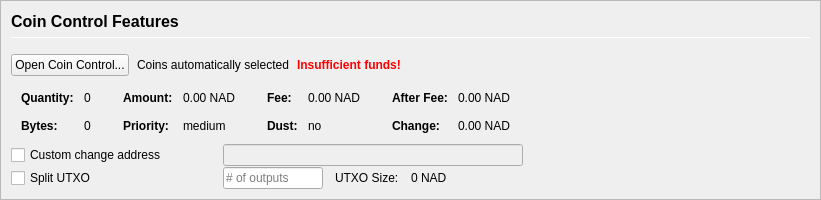
         <widget class="QFrame" name="frameCoinControl">
          <property name="sizePolicy">
           <sizepolicy hsizetype="Expanding" vsizetype="Expanding">
            <horstretch>0</horstretch>
            <verstretch>0</verstretch>
           </sizepolicy>
          </property>
          <property name="maximumSize">
           <size>
            <width>16777215</width>
            <height>16777215</height>
           </size>
          </property>
          <property name="frameShape">
           <enum>QFrame::StyledPanel</enum>
          </property>
          <property name="frameShadow">
           <enum>QFrame::Sunken</enum>
          </property>
          <layout class="QVBoxLayout" name="verticalLayoutCoinControl2">
           <property name="spacing">
            <number>0</number>
           </property>
           <property name="margin">
            <number>0</number>
           </property>
           <item>
            <widget class="QFrame" name="frameCoinControl_BG">
             <layout class="QVBoxLayout" name="verticalLayoutCoinControl" stretch="0,0,0,0,0,0">
              <property name="spacing">
               <number>1</number>
              </property>
              <property name="leftMargin">
               <number>10</number>
              </property>
              <property name="topMargin">
               <number>10</number>
              </property>
              <item>
               <layout class="QHBoxLayout" name="horizontalLayoutCoinControl1">
                <property name="bottomMargin">
                 <number>15</number>
                </property>
                <item>
                 <layout class="QVBoxLayout" name="verticalLayout_3">
                  <property name="spacing">
                   <number>6</number>
                  </property>
                  <item>
                   <widget class="QLabel" name="labelCoinControlFeatures">
                    <property name="sizePolicy">
                     <sizepolicy hsizetype="Preferred" vsizetype="Maximum">
                      <horstretch>0</horstretch>
                      <verstretch>0</verstretch>
                     </sizepolicy>
                    </property>
                    <property name="minimumSize">
                     <size>
                      <width>0</width>
                      <height>20</height>
                     </size>
                    </property>
                    <property name="font">
                     <font>
                      <pointsize>12</pointsize>
                      <weight>75</weight>
                      <bold>true</bold>
                     </font>
                    </property>
                    <property name="styleSheet">
                     <string notr="true">font-weight:bold;</string>
                    </property>
                    <property name="text">
                     <string>Coin Control Features</string>
                    </property>
                   </widget>
                  </item>
                  <item>
                   <widget class="Line" name="line">
                    <property name="minimumSize">
                     <size>
                      <width>0</width>
                      <height>1</height>
                     </size>
                    </property>
                    <property name="maximumSize">
                     <size>
                      <width>16777215</width>
                      <height>1</height>
                     </size>
                    </property>
                    <property name="orientation">
                     <enum>Qt::Horizontal</enum>
                    </property>
                   </widget>
                  </item>
                 </layout>
                </item>
               </layout>
              </item>
              <item>
               <layout class="QHBoxLayout" name="horizontalLayoutCoinControl2" stretch="0,0,0,0">
                <property name="spacing">
                 <number>8</number>
                </property>
                <property name="bottomMargin">
                 <number>10</number>
                </property>
                <item>
                 <widget class="QPushButton" name="pushButtonCoinControl">
                  <property name="styleSheet">
                   <string notr="true"/>
                  </property>
                  <property name="text">
                   <string>Open Coin Control...</string>
                  </property>
                  <property name="autoDefault">
                   <bool>false</bool>
                  </property>
                 </widget>
                </item>
                <item>
                 <widget class="QLabel" name="labelCoinControlAutomaticallySelected">
                  <property name="text">
                   <string>Coins automatically selected</string>
                  </property>
                  <property name="margin">
                   <number>5</number>
                  </property>
                 </widget>
                </item>
                <item>
                 <widget class="QLabel" name="labelCoinControlInsuffFunds">
                  <property name="font">
                   <font>
                    <weight>75</weight>
                    <bold>true</bold>
                   </font>
                  </property>
                  <property name="styleSheet">
                   <string notr="true">color:red;font-weight:bold;</string>
                  </property>
                  <property name="text">
                   <string>Insufficient funds!</string>
                  </property>
                  <property name="margin">
                   <number>5</number>
                  </property>
                 </widget>
                </item>
                <item>
                 <spacer name="horizontalSpacerCoinControl">
                  <property name="orientation">
                   <enum>Qt::Horizontal</enum>
                  </property>
                  <property name="sizeHint" stdset="0">
                   <size>
                    <width>40</width>
                    <height>1</height>
                   </size>
                  </property>
                 </spacer>
                </item>
               </layout>
              </item>
              <item>
               <widget class="QWidget" name="widgetCoinControl" native="true">
                <property name="sizePolicy">
                 <sizepolicy hsizetype="Preferred" vsizetype="Preferred">
                  <horstretch>0</horstretch>
                  <verstretch>0</verstretch>
                 </sizepolicy>
                </property>
                <property name="minimumSize">
                 <size>
                  <width>0</width>
                  <height>0</height>
                 </size>
                </property>
                <property name="styleSheet">
                 <string notr="true"/>
                </property>
                <layout class="QHBoxLayout" name="horizontalLayoutCoinControl5">
                 <property name="margin">
                  <number>0</number>
                 </property>
                 <item>
                  <layout class="QHBoxLayout" name="horizontalLayoutCoinControl3" stretch="0,0,0,1">
                   <property name="spacing">
                    <number>20</number>
                   </property>
                   <property name="topMargin">
                    <number>0</number>
                   </property>
                   <property name="bottomMargin">
                    <number>10</number>
                   </property>
                   <item>
                    <layout class="QFormLayout" name="formLayoutCoinControl1">
                     <property name="horizontalSpacing">
                      <number>10</number>
                     </property>
                     <property name="verticalSpacing">
                      <number>14</number>
                     </property>
                     <property name="leftMargin">
                      <number>10</number>
                     </property>
                     <property name="topMargin">
                      <number>4</number>
                     </property>
                     <property name="rightMargin">
                      <number>6</number>
                     </property>
                     <item row="0" column="0">
                      <widget class="QLabel" name="labelCoinControlQuantityText">
                       <property name="font">
                        <font>
                         <weight>75</weight>
                         <bold>true</bold>
                        </font>
                       </property>
                       <property name="text">
                        <string>Quantity:</string>
                       </property>
                       <property name="margin">
                        <number>0</number>
                       </property>
                      </widget>
                     </item>
                     <item row="0" column="1">
                      <widget class="QLabel" name="labelCoinControlQuantity">
                       <property name="cursor">
                        <cursorShape>IBeamCursor</cursorShape>
                       </property>
                       <property name="contextMenuPolicy">
                        <enum>Qt::ActionsContextMenu</enum>
                       </property>
                       <property name="text">
                        <string notr="true">0</string>
                       </property>
                       <property name="margin">
                        <number>0</number>
                       </property>
                       <property name="textInteractionFlags">
                        <set>Qt::LinksAccessibleByMouse|Qt::TextSelectableByKeyboard|Qt::TextSelectableByMouse</set>
                       </property>
                      </widget>
                     </item>
                     <item row="1" column="0">
                      <widget class="QLabel" name="labelCoinControlBytesText">
                       <property name="font">
                        <font>
                         <weight>75</weight>
                         <bold>true</bold>
                        </font>
                       </property>
                       <property name="text">
                        <string>Bytes:</string>
                       </property>
                      </widget>
                     </item>
                     <item row="1" column="1">
                      <widget class="QLabel" name="labelCoinControlBytes">
                       <property name="cursor">
                        <cursorShape>IBeamCursor</cursorShape>
                       </property>
                       <property name="contextMenuPolicy">
                        <enum>Qt::ActionsContextMenu</enum>
                       </property>
                       <property name="text">
                        <string notr="true">0</string>
                       </property>
                       <property name="textInteractionFlags">
                        <set>Qt::LinksAccessibleByMouse|Qt::TextSelectableByKeyboard|Qt::TextSelectableByMouse</set>
                       </property>
                      </widget>
                     </item>
                    </layout>
                   </item>
                   <item>
                    <layout class="QFormLayout" name="formLayoutCoinControl2">
                     <property name="horizontalSpacing">
                      <number>10</number>
                     </property>
                     <property name="verticalSpacing">
                      <number>14</number>
                     </property>
                     <property name="leftMargin">
                      <number>6</number>
                     </property>
                     <property name="topMargin">
                      <number>4</number>
                     </property>
                     <property name="rightMargin">
                      <number>6</number>
                     </property>
                     <item row="0" column="0">
                      <widget class="QLabel" name="labelCoinControlAmountText">
                       <property name="font">
                        <font>
                         <weight>75</weight>
                         <bold>true</bold>
                        </font>
                       </property>
                       <property name="text">
                        <string>Amount:</string>
                       </property>
                       <property name="margin">
                        <number>0</number>
                       </property>
                      </widget>
                     </item>
                     <item row="0" column="1">
                      <widget class="QLabel" name="labelCoinControlAmount">
                       <property name="cursor">
                        <cursorShape>IBeamCursor</cursorShape>
                       </property>
                       <property name="contextMenuPolicy">
                        <enum>Qt::ActionsContextMenu</enum>
                       </property>
                       <property name="text">
                        <string notr="true">0.00 NAD</string>
                       </property>
                       <property name="textInteractionFlags">
                        <set>Qt::LinksAccessibleByMouse|Qt::TextSelectableByKeyboard|Qt::TextSelectableByMouse</set>
                       </property>
                      </widget>
                     </item>
                     <item row="1" column="0">
                      <widget class="QLabel" name="labelCoinControlPriorityText">
                       <property name="font">
                        <font>
                         <weight>75</weight>
                         <bold>true</bold>
                        </font>
                       </property>
                       <property name="text">
                        <string>Priority:</string>
                       </property>
                      </widget>
                     </item>
                     <item row="1" column="1">
                      <widget class="QLabel" name="labelCoinControlPriority">
                       <property name="cursor">
                        <cursorShape>IBeamCursor</cursorShape>
                       </property>
                       <property name="contextMenuPolicy">
                        <enum>Qt::ActionsContextMenu</enum>
                       </property>
                       <property name="text">
                        <string>medium</string>
                       </property>
                       <property name="textInteractionFlags">
                        <set>Qt::LinksAccessibleByMouse|Qt::TextSelectableByKeyboard|Qt::TextSelectableByMouse</set>
                       </property>
                      </widget>
                     </item>
                    </layout>
                   </item>
                   <item>
                    <layout class="QFormLayout" name="formLayoutCoinControl3">
                     <property name="horizontalSpacing">
                      <number>10</number>
                     </property>
                     <property name="verticalSpacing">
                      <number>14</number>
                     </property>
                     <property name="leftMargin">
                      <number>6</number>
                     </property>
                     <property name="topMargin">
                      <number>4</number>
                     </property>
                     <property name="rightMargin">
                      <number>6</number>
                     </property>
                     <item row="0" column="0">
                      <widget class="QLabel" name="labelCoinControlFeeText">
                       <property name="font">
                        <font>
                         <weight>75</weight>
                         <bold>true</bold>
                        </font>
                       </property>
                       <property name="text">
                        <string>Fee:</string>
                       </property>
                       <property name="margin">
                        <number>0</number>
                       </property>
                      </widget>
                     </item>
                     <item row="0" column="1">
                      <widget class="QLabel" name="labelCoinControlFee">
                       <property name="cursor">
                        <cursorShape>IBeamCursor</cursorShape>
                       </property>
                       <property name="contextMenuPolicy">
                        <enum>Qt::ActionsContextMenu</enum>
                       </property>
                       <property name="text">
                        <string notr="true">0.00 NAD</string>
                       </property>
                       <property name="textInteractionFlags">
                        <set>Qt::LinksAccessibleByMouse|Qt::TextSelectableByKeyboard|Qt::TextSelectableByMouse</set>
                       </property>
                      </widget>
                     </item>
                     <item row="1" column="0">
                      <widget class="QLabel" name="labelCoinControlLowOutputText">
                       <property name="font">
                        <font>
                         <weight>75</weight>
                         <bold>true</bold>
                        </font>
                       </property>
                       <property name="text">
                        <string>Dust:</string>
                       </property>
                      </widget>
                     </item>
                     <item row="1" column="1">
                      <widget class="QLabel" name="labelCoinControlLowOutput">
                       <property name="cursor">
                        <cursorShape>IBeamCursor</cursorShape>
                       </property>
                       <property name="contextMenuPolicy">
                        <enum>Qt::ActionsContextMenu</enum>
                       </property>
                       <property name="text">
                        <string>no</string>
                       </property>
                       <property name="textInteractionFlags">
                        <set>Qt::LinksAccessibleByMouse|Qt::TextSelectableByKeyboard|Qt::TextSelectableByMouse</set>
                       </property>
                      </widget>
                     </item>
                    </layout>
                   </item>
                   <item>
                    <layout class="QFormLayout" name="formLayoutCoinControl4">
                     <property name="horizontalSpacing">
                      <number>10</number>
                     </property>
                     <property name="verticalSpacing">
                      <number>14</number>
                     </property>
                     <property name="leftMargin">
                      <number>6</number>
                     </property>
                     <property name="topMargin">
                      <number>4</number>
                     </property>
                     <property name="rightMargin">
                      <number>6</number>
                     </property>
                     <item row="0" column="0">
                      <widget class="QLabel" name="labelCoinControlAfterFeeText">
                       <property name="font">
                        <font>
                         <weight>75</weight>
                         <bold>true</bold>
                        </font>
                       </property>
                       <property name="text">
                        <string>After Fee:</string>
                       </property>
                       <property name="margin">
                        <number>0</number>
                       </property>
                      </widget>
                     </item>
                     <item row="0" column="1">
                      <widget class="QLabel" name="labelCoinControlAfterFee">
                       <property name="cursor">
                        <cursorShape>IBeamCursor</cursorShape>
                       </property>
                       <property name="contextMenuPolicy">
                        <enum>Qt::ActionsContextMenu</enum>
                       </property>
                       <property name="text">
                        <string notr="true">0.00 NAD</string>
                       </property>
                       <property name="textInteractionFlags">
                        <set>Qt::LinksAccessibleByMouse|Qt::TextSelectableByKeyboard|Qt::TextSelectableByMouse</set>
                       </property>
                      </widget>
                     </item>
                     <item row="1" column="0">
                      <widget class="QLabel" name="labelCoinControlChangeText">
                       <property name="font">
                        <font>
                         <weight>75</weight>
                         <bold>true</bold>
                        </font>
                       </property>
                       <property name="text">
                        <string>Change:</string>
                       </property>
                      </widget>
                     </item>
                     <item row="1" column="1">
                      <widget class="QLabel" name="labelCoinControlChange">
                       <property name="cursor">
                        <cursorShape>IBeamCursor</cursorShape>
                       </property>
                       <property name="contextMenuPolicy">
                        <enum>Qt::ActionsContextMenu</enum>
                       </property>
                       <property name="text">
                        <string notr="true">0.00 NAD</string>
                       </property>
                       <property name="textInteractionFlags">
                        <set>Qt::LinksAccessibleByMouse|Qt::TextSelectableByKeyboard|Qt::TextSelectableByMouse</set>
                       </property>
                      </widget>
                     </item>
                    </layout>
                   </item>
                  </layout>
                 </item>
                </layout>
               </widget>
              </item>
              <item>
               <layout class="QHBoxLayout" name="horizontalLayoutCoinControl4">
                <property name="spacing">
                 <number>12</number>
                </property>
                <property name="sizeConstraint">
                 <enum>QLayout::SetDefaultConstraint</enum>
                </property>
                <property name="topMargin">
                 <number>0</number>
                </property>
                <property name="rightMargin">
                 <number>0</number>
                </property>
                <item>
                 <widget class="QCheckBox" name="checkBoxCoinControlChange">
                  <property name="sizePolicy">
                   <sizepolicy hsizetype="Preferred" vsizetype="Preferred">
                    <horstretch>0</horstretch>
                    <verstretch>0</verstretch>
                   </sizepolicy>
                  </property>
                  <property name="minimumSize">
                   <size>
                    <width>200</width>
                    <height>0</height>
                   </size>
                  </property>
                  <property name="maximumSize">
                   <size>
                    <width>200</width>
                    <height>16777215</height>
                   </size>
                  </property>
                  <property name="toolTip">
                   <string>If this is activated, but the change address is empty or invalid, change will be sent to a newly generated address.</string>
                  </property>
                  <property name="text">
                   <string>Custom change address</string>
                  </property>
                 </widget>
                </item>
                <item>
                 <widget class="QValidatedLineEdit" name="lineEditCoinControlChange">
                  <property name="enabled">
                   <bool>false</bool>
                  </property>
                  <property name="sizePolicy">
                   <sizepolicy hsizetype="Preferred" vsizetype="Preferred">
                    <horstretch>0</horstretch>
                    <verstretch>0</verstretch>
                   </sizepolicy>
                  </property>
                  <property name="minimumSize">
                   <size>
                    <width>300</width>
                    <height>0</height>
                   </size>
                  </property>
                 </widget>
                </item>
                <item>
                 <widget class="QLabel" name="labelCoinControlChangeLabel">
                  <property name="sizePolicy">
                   <sizepolicy hsizetype="Preferred" vsizetype="Preferred">
                    <horstretch>0</horstretch>
                    <verstretch>0</verstretch>
                   </sizepolicy>
                  </property>
                  <property name="minimumSize">
                   <size>
                    <width>100</width>
                    <height>0</height>
                   </size>
                  </property>
                  <property name="text">
                   <string/>
                  </property>
                  <property name="margin">
                   <number>3</number>
                  </property>
                 </widget>
                </item>
               </layout>
              </item>
              <item>
               <layout class="QHBoxLayout" name="horizontalLayoutCoinControl6">
                <property name="spacing">
                 <number>12</number>
                </property>
                <property name="rightMargin">
                 <number>0</number>
                </property>
                <item>
                 <widget class="QCheckBox" name="splitBlockCheckBox">
                  <property name="sizePolicy">
                   <sizepolicy hsizetype="Preferred" vsizetype="Preferred">
                    <horstretch>0</horstretch>
                    <verstretch>0</verstretch>
                   </sizepolicy>
                  </property>
                  <property name="minimumSize">
                   <size>
                    <width>200</width>
                    <height>0</height>
                   </size>
                  </property>
                  <property name="maximumSize">
                   <size>
                    <width>200</width>
                    <height>16777215</height>
                   </size>
                  </property>
                  <property name="text">
                   <string>Split UTXO</string>
                  </property>
                 </widget>
                </item>
                <item>
                 <widget class="QLineEdit" name="splitBlockLineEdit">
                  <property name="sizePolicy">
                   <sizepolicy hsizetype="Preferred" vsizetype="Preferred">
                    <horstretch>50</horstretch>
                    <verstretch>0</verstretch>
                   </sizepolicy>
                  </property>
                  <property name="minimumSize">
                   <size>
                    <width>100</width>
                    <height>0</height>
                   </size>
                  </property>
                  <property name="maximumSize">
                   <size>
                    <width>100</width>
                    <height>16777215</height>
                   </size>
                  </property>
                  <property name="placeholderText">
                   <string># of outputs</string>
                  </property>
                 </widget>
                </item>
                <item>
                 <widget class="QLabel" name="labelBlockSizeText">
                  <property name="text">
                   <string>UTXO Size:</string>
                  </property>
                 </widget>
                </item>
                <item>
                 <widget class="QLabel" name="labelBlockSize">
                  <property name="text">
                   <string>0 NAD</string>
                  </property>
                 </widget>
                </item>
                <item>
                 <spacer name="horizontalSpacer_7">
                  <property name="orientation">
                   <enum>Qt::Horizontal</enum>
                  </property>
                  <property name="sizeHint" stdset="0">
                   <size>
                    <width>40</width>
                    <height>20</height>
                   </size>
                  </property>
                 </spacer>
                </item>
               </layout>
              </item>
              <item>
               <spacer name="verticalSpacerCoinControl">
                <property name="orientation">
                 <enum>Qt::Vertical</enum>
                </property>
                <property name="sizeHint" stdset="0">
                 <size>
                  <width>800</width>
                  <height>1</height>
                 </size>
                </property>
               </spacer>
              </item>
             </layout>
            </widget>
           </item>
          </layout>
         </widget>
